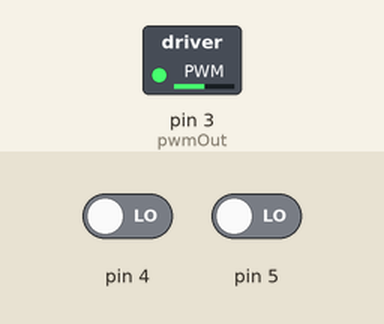
The sketch below on a simulated Arduino Uno, built with avr-gcc and run on an emulated ATmega328P. On the bench: switched loads named in the sketch (green lamp = pin HIGH). The inputs (shaded band) are chosen by the test bench; at power-on: pin 4 LOW, pin 5 LOW. What the sketch prints to the serial monitor is not drawn.

Above: at 0.05 s.
At 8.05 s:
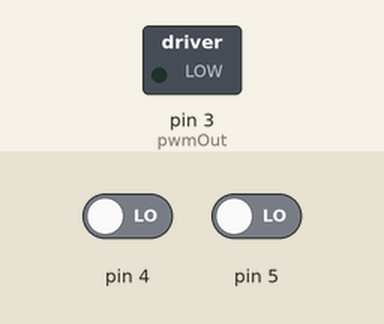
At 16.05 s:
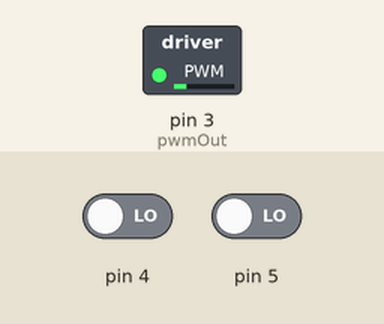
At 56.25 s:
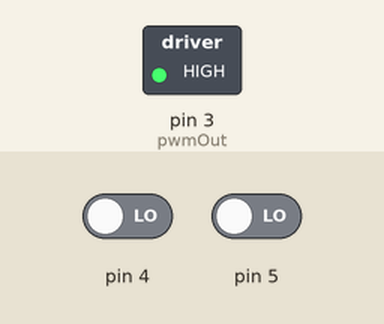
Timing chart, 0 to 73.3 s (numbered marks = the images above):
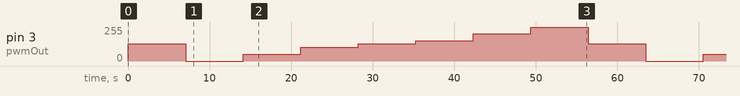

Measured:
- by itself, pin 3 (pwmOut): repeats every 56.4 s: 0/255 7.1 s, 51/255 7.1 s, 102/255 7.1 s, 128/255 7.1 s, 153/255 7.1 s, 204/255 7.1 s, 255/255 7.1 s, 128/255 7.1 s

The sketch:

optocoplr.ino
```cpp
float value;

int pwmOut = 3;  // The output to the transistor that drives the motor

void setup()
{
  Serial.begin(9600);
  Serial.println("value");
  pinMode(pwmOut, OUTPUT);
}


void loop()
{
  analogWrite(pwmOut, 128); // about zero volts
  delay(50);
  Serial.print("pulseIn: ");
  Serial.println(pulseIn(5, HIGH));
  Serial.print("pulseIn: ");
  Serial.println(pulseIn(4, HIGH));
  Serial.println(' ');
  Serial.println(' ');
  delay(5000);

  analogWrite(pwmOut, 0); // about zero volts
  delay(50);
  Serial.print("pulseIn: ");
  Serial.println(pulseIn(5, HIGH));
  Serial.print("pulseIn: ");
  Serial.println(pulseIn(4, HIGH));
  Serial.println(' ');
  Serial.println(' ');
  delay(5000);


  analogWrite(pwmOut, 51); // about 1 volt
  delay(50);
  Serial.print("pulseIn: ");
  Serial.println(pulseIn(5, HIGH));
  Serial.print("pulseIn: ");
  Serial.println(pulseIn(4, HIGH));
  Serial.println(' ');
  Serial.println(' ');
  delay(5000);


  analogWrite(pwmOut, 102); // about 2 volts
  delay(50);
  Serial.print("pulseIn: ");
  Serial.println(pulseIn(5, HIGH));
  Serial.print("pulseIn: ");
  Serial.println(pulseIn(4, HIGH));
  Serial.println(' ');
  Serial.println(' ');
  delay(5000);


  analogWrite(pwmOut, 128); // about 2.5 volts
  delay(50);
  Serial.print("pulseIn: ");
  Serial.println(pulseIn(5, HIGH));
  Serial.print("pulseIn: ");
  Serial.println(pulseIn(4, HIGH));
  Serial.println(' ');
  Serial.println(' ');
  delay(5000);


  analogWrite(pwmOut, 153); // about 3.0 volts
  delay(50);
  Serial.print("pulseIn: ");
  Serial.println(pulseIn(5, HIGH));
  Serial.print("pulseIn: ");
  Serial.println(pulseIn(4, HIGH));
  Serial.println(' ');
  Serial.println(' ');
  delay(5000);


  analogWrite(pwmOut, 204); // about 4.0 volts
  delay(50);
  Serial.print("pulseIn: ");
  Serial.println(pulseIn(5, HIGH));
  Serial.print("pulseIn: ");
  Serial.println(pulseIn(4, HIGH));
  Serial.println(' ');
  Serial.println(' ');
  delay(5000);


  analogWrite(pwmOut, 255);  // about 5.0 volts
  delay(50);
  Serial.print("pulseIn: ");
  Serial.println(pulseIn(5, HIGH));
  Serial.print("pulseIn: ");
  Serial.println(pulseIn(4, HIGH));
  Serial.println(' ');
  Serial.println(' ');
  delay(5000);
}
```
